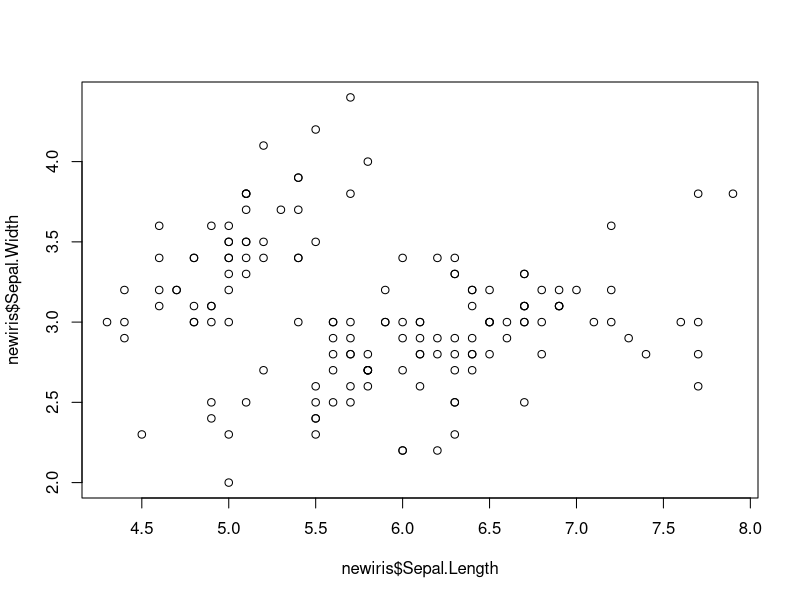
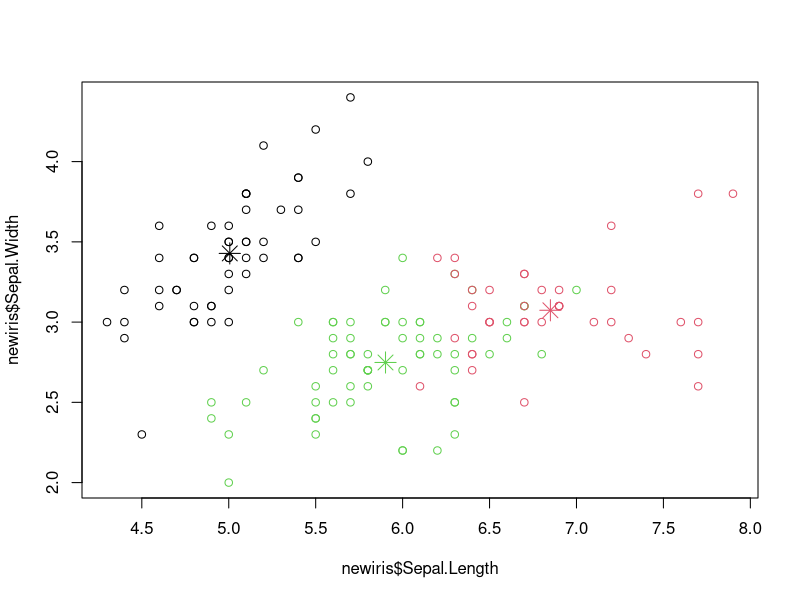

Recreate these plots in R, in order. (Note: this script raises an error after producing the figures.)
iris
str(iris)
newiris<-iris
plot(newiris$Sepal.Length,newiris$Sepal.Width)

#to remove colinearity Species NULL
newiris$Species<-NULL
(kc<-kmeans(newiris,3))
plot(newiris$Sepal.Length,newiris$Sepal.Width,col=kc$cluster)

#put centrods
points(kc$centers[,c("Sepal.Length","Sepal.Width")],col=1:3,pch=8,cex=2)
kc$centers
TestData
TD<-TestData
plot(TestData$Score1,TestData$Score2)
TD$Type<-NULL
(kc<-kmeans(TD,3))
plot(TD[,c("Score1","Score2")],col=kc$cluster)
points(kc$centers[,c("Score1","Score2")],col=1:3,pch=8,cex=2)
